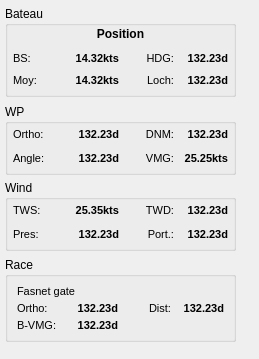
   <widget class="QWidget" name="tab_details">
    <attribute name="title">
     <string>Details</string>
    </attribute>
    <widget class="QGroupBox" name="det_boatBox">
     <property name="geometry">
      <rect>
       <x>5</x>
       <y>6</y>
       <width>231</width>
       <height>91</height>
      </rect>
     </property>
     <property name="font">
      <font>
       <pointsize>9</pointsize>
      </font>
     </property>
     <property name="layoutDirection">
      <enum>Qt::LeftToRight</enum>
     </property>
     <property name="title">
      <string>Bateau</string>
     </property>
     <property name="flat">
      <bool>false</bool>
     </property>
     <layout class="QVBoxLayout" name="verticalLayout">
      <property name="leftMargin">
       <number>5</number>
      </property>
      <property name="topMargin">
       <number>1</number>
      </property>
      <property name="rightMargin">
       <number>5</number>
      </property>
      <property name="bottomMargin">
       <number>5</number>
      </property>
      <item>
       <widget class="QLabel" name="det_POS">
        <property name="font">
         <font>
          <pointsize>9</pointsize>
          <weight>75</weight>
          <bold>true</bold>
         </font>
        </property>
        <property name="text">
         <string>Position</string>
        </property>
        <property name="scaledContents">
         <bool>true</bool>
        </property>
        <property name="alignment">
         <set>Qt::AlignHCenter|Qt::AlignTop</set>
        </property>
       </widget>
      </item>
      <item>
       <layout class="QHBoxLayout" name="horizontalLayout">
        <property name="spacing">
         <number>3</number>
        </property>
        <item>
         <widget class="QLabel" name="label_2">
          <property name="font">
           <font>
            <pointsize>8</pointsize>
           </font>
          </property>
          <property name="text">
           <string>BS:</string>
          </property>
          <property name="alignment">
           <set>Qt::AlignLeading|Qt::AlignLeft|Qt::AlignVCenter</set>
          </property>
         </widget>
        </item>
        <item>
         <widget class="QLabel" name="det_BS">
          <property name="font">
           <font>
            <pointsize>8</pointsize>
            <weight>75</weight>
            <bold>true</bold>
           </font>
          </property>
          <property name="text">
           <string>14.32kts</string>
          </property>
          <property name="alignment">
           <set>Qt::AlignRight|Qt::AlignTrailing|Qt::AlignVCenter</set>
          </property>
         </widget>
        </item>
        <item>
         <widget class="QLabel" name="label_4">
          <property name="font">
           <font>
            <pointsize>8</pointsize>
           </font>
          </property>
          <property name="text">
           <string>HDG:</string>
          </property>
          <property name="alignment">
           <set>Qt::AlignRight|Qt::AlignTrailing|Qt::AlignVCenter</set>
          </property>
         </widget>
        </item>
        <item>
         <widget class="QLabel" name="det_HDG">
          <property name="font">
           <font>
            <pointsize>8</pointsize>
            <weight>75</weight>
            <bold>true</bold>
           </font>
          </property>
          <property name="text">
           <string>132.23d</string>
          </property>
          <property name="alignment">
           <set>Qt::AlignRight|Qt::AlignTrailing|Qt::AlignVCenter</set>
          </property>
         </widget>
        </item>
       </layout>
      </item>
      <item>
       <layout class="QHBoxLayout" name="horizontalLayout_2">
        <property name="spacing">
         <number>3</number>
        </property>
        <item>
         <widget class="QLabel" name="label_6">
          <property name="font">
           <font>
            <pointsize>8</pointsize>
           </font>
          </property>
          <property name="text">
           <string>Moy:</string>
          </property>
          <property name="alignment">
           <set>Qt::AlignLeading|Qt::AlignLeft|Qt::AlignVCenter</set>
          </property>
         </widget>
        </item>
        <item>
         <widget class="QLabel" name="det_AVG">
          <property name="font">
           <font>
            <pointsize>8</pointsize>
            <weight>75</weight>
            <bold>true</bold>
           </font>
          </property>
          <property name="text">
           <string>14.32kts</string>
          </property>
          <property name="alignment">
           <set>Qt::AlignRight|Qt::AlignTrailing|Qt::AlignVCenter</set>
          </property>
         </widget>
        </item>
        <item>
         <widget class="QLabel" name="label_8">
          <property name="font">
           <font>
            <pointsize>8</pointsize>
           </font>
          </property>
          <property name="text">
           <string>Loch:</string>
          </property>
          <property name="alignment">
           <set>Qt::AlignRight|Qt::AlignTrailing|Qt::AlignVCenter</set>
          </property>
         </widget>
        </item>
        <item>
         <widget class="QLabel" name="det_LOCH">
          <property name="font">
           <font>
            <pointsize>8</pointsize>
            <weight>75</weight>
            <bold>true</bold>
           </font>
          </property>
          <property name="text">
           <string>132.23d</string>
          </property>
          <property name="alignment">
           <set>Qt::AlignRight|Qt::AlignTrailing|Qt::AlignVCenter</set>
          </property>
         </widget>
        </item>
       </layout>
      </item>
     </layout>
    </widget>
    <widget class="QGroupBox" name="det_WPbox">
     <property name="geometry">
      <rect>
       <x>5</x>
       <y>104</y>
       <width>231</width>
       <height>71</height>
      </rect>
     </property>
     <property name="font">
      <font>
       <pointsize>9</pointsize>
      </font>
     </property>
     <property name="title">
      <string>WP</string>
     </property>
     <layout class="QVBoxLayout" name="verticalLayout_2">
      <property name="leftMargin">
       <number>5</number>
      </property>
      <property name="topMargin">
       <number>1</number>
      </property>
      <property name="rightMargin">
       <number>5</number>
      </property>
      <property name="bottomMargin">
       <number>5</number>
      </property>
      <item>
       <layout class="QHBoxLayout" name="horizontalLayout_3">
        <property name="spacing">
         <number>3</number>
        </property>
        <item>
         <widget class="QLabel" name="label_3">
          <property name="font">
           <font>
            <pointsize>8</pointsize>
           </font>
          </property>
          <property name="text">
           <string>Ortho:</string>
          </property>
          <property name="alignment">
           <set>Qt::AlignLeading|Qt::AlignLeft|Qt::AlignVCenter</set>
          </property>
         </widget>
        </item>
        <item>
         <widget class="QLabel" name="det_ORT">
          <property name="font">
           <font>
            <pointsize>8</pointsize>
            <weight>75</weight>
            <bold>true</bold>
           </font>
          </property>
          <property name="text">
           <string>132.23d</string>
          </property>
          <property name="alignment">
           <set>Qt::AlignRight|Qt::AlignTrailing|Qt::AlignVCenter</set>
          </property>
         </widget>
        </item>
        <item>
         <widget class="QLabel" name="label_5">
          <property name="font">
           <font>
            <pointsize>8</pointsize>
           </font>
          </property>
          <property name="text">
           <string>DNM:</string>
          </property>
          <property name="alignment">
           <set>Qt::AlignRight|Qt::AlignTrailing|Qt::AlignVCenter</set>
          </property>
         </widget>
        </item>
        <item>
         <widget class="QLabel" name="det_DNM">
          <property name="font">
           <font>
            <pointsize>8</pointsize>
            <weight>75</weight>
            <bold>true</bold>
           </font>
          </property>
          <property name="text">
           <string>132.23d</string>
          </property>
          <property name="alignment">
           <set>Qt::AlignRight|Qt::AlignTrailing|Qt::AlignVCenter</set>
          </property>
         </widget>
        </item>
       </layout>
      </item>
      <item>
       <layout class="QHBoxLayout" name="horizontalLayout_4">
        <property name="spacing">
         <number>3</number>
        </property>
        <item>
         <widget class="QLabel" name="label_7">
          <property name="font">
           <font>
            <pointsize>8</pointsize>
           </font>
          </property>
          <property name="text">
           <string>Angle:</string>
          </property>
          <property name="alignment">
           <set>Qt::AlignLeading|Qt::AlignLeft|Qt::AlignVCenter</set>
          </property>
         </widget>
        </item>
        <item>
         <widget class="QLabel" name="det_ANGLE">
          <property name="font">
           <font>
            <pointsize>8</pointsize>
            <weight>75</weight>
            <bold>true</bold>
           </font>
          </property>
          <property name="text">
           <string>132.23d</string>
          </property>
          <property name="alignment">
           <set>Qt::AlignRight|Qt::AlignTrailing|Qt::AlignVCenter</set>
          </property>
         </widget>
        </item>
        <item>
         <widget class="QLabel" name="label_9">
          <property name="font">
           <font>
            <pointsize>8</pointsize>
           </font>
          </property>
          <property name="text">
           <string>VMG:</string>
          </property>
          <property name="alignment">
           <set>Qt::AlignRight|Qt::AlignTrailing|Qt::AlignVCenter</set>
          </property>
         </widget>
        </item>
        <item>
         <widget class="QLabel" name="det_VMG">
          <property name="font">
           <font>
            <pointsize>8</pointsize>
            <weight>75</weight>
            <bold>true</bold>
           </font>
          </property>
          <property name="text">
           <string>25.25kts</string>
          </property>
          <property name="alignment">
           <set>Qt::AlignRight|Qt::AlignTrailing|Qt::AlignVCenter</set>
          </property>
         </widget>
        </item>
       </layout>
      </item>
     </layout>
    </widget>
    <widget class="QGroupBox" name="det_windBox">
     <property name="geometry">
      <rect>
       <x>5</x>
       <y>180</y>
       <width>231</width>
       <height>71</height>
      </rect>
     </property>
     <property name="font">
      <font>
       <pointsize>9</pointsize>
      </font>
     </property>
     <property name="title">
      <string>Wind</string>
     </property>
     <layout class="QVBoxLayout" name="verticalLayout_3">
      <property name="leftMargin">
       <number>5</number>
      </property>
      <property name="topMargin">
       <number>1</number>
      </property>
      <property name="rightMargin">
       <number>5</number>
      </property>
      <property name="bottomMargin">
       <number>5</number>
      </property>
      <item>
       <layout class="QHBoxLayout" name="horizontalLayout_5">
        <property name="spacing">
         <number>3</number>
        </property>
        <item>
         <widget class="QLabel" name="label_11">
          <property name="font">
           <font>
            <pointsize>8</pointsize>
           </font>
          </property>
          <property name="text">
           <string>TWS:</string>
          </property>
          <property name="alignment">
           <set>Qt::AlignLeading|Qt::AlignLeft|Qt::AlignVCenter</set>
          </property>
         </widget>
        </item>
        <item>
         <widget class="QLabel" name="det_TWS">
          <property name="font">
           <font>
            <pointsize>8</pointsize>
            <weight>75</weight>
            <bold>true</bold>
           </font>
          </property>
          <property name="text">
           <string>25.35kts</string>
          </property>
          <property name="alignment">
           <set>Qt::AlignRight|Qt::AlignTrailing|Qt::AlignVCenter</set>
          </property>
         </widget>
        </item>
        <item>
         <widget class="QLabel" name="label_12">
          <property name="font">
           <font>
            <pointsize>8</pointsize>
           </font>
          </property>
          <property name="text">
           <string>TWD:</string>
          </property>
          <property name="alignment">
           <set>Qt::AlignRight|Qt::AlignTrailing|Qt::AlignVCenter</set>
          </property>
         </widget>
        </item>
        <item>
         <widget class="QLabel" name="det_TWD">
          <property name="font">
           <font>
            <pointsize>8</pointsize>
            <weight>75</weight>
            <bold>true</bold>
           </font>
          </property>
          <property name="text">
           <string>132.23d</string>
          </property>
          <property name="alignment">
           <set>Qt::AlignRight|Qt::AlignTrailing|Qt::AlignVCenter</set>
          </property>
         </widget>
        </item>
       </layout>
      </item>
      <item>
       <layout class="QHBoxLayout" name="horizontalLayout_6">
        <property name="spacing">
         <number>3</number>
        </property>
        <item>
         <widget class="QLabel" name="label_13">
          <property name="font">
           <font>
            <pointsize>8</pointsize>
           </font>
          </property>
          <property name="text">
           <string>Pres:</string>
          </property>
          <property name="alignment">
           <set>Qt::AlignLeading|Qt::AlignLeft|Qt::AlignVCenter</set>
          </property>
         </widget>
        </item>
        <item>
         <widget class="QLabel" name="det_UPWind">
          <property name="font">
           <font>
            <pointsize>8</pointsize>
            <weight>75</weight>
            <bold>true</bold>
           </font>
          </property>
          <property name="text">
           <string>132.23d</string>
          </property>
          <property name="alignment">
           <set>Qt::AlignRight|Qt::AlignTrailing|Qt::AlignVCenter</set>
          </property>
         </widget>
        </item>
        <item>
         <widget class="QLabel" name="label_14">
          <property name="font">
           <font>
            <pointsize>8</pointsize>
           </font>
          </property>
          <property name="text">
           <string>Port.:</string>
          </property>
          <property name="alignment">
           <set>Qt::AlignRight|Qt::AlignTrailing|Qt::AlignVCenter</set>
          </property>
         </widget>
        </item>
        <item>
         <widget class="QLabel" name="det_DwWind">
          <property name="font">
           <font>
            <pointsize>8</pointsize>
            <weight>75</weight>
            <bold>true</bold>
           </font>
          </property>
          <property name="text">
           <string>132.23d</string>
          </property>
          <property name="alignment">
           <set>Qt::AlignRight|Qt::AlignTrailing|Qt::AlignVCenter</set>
          </property>
         </widget>
        </item>
       </layout>
      </item>
     </layout>
    </widget>
    <widget class="QGroupBox" name="det_raceBox">
     <property name="geometry">
      <rect>
       <x>5</x>
       <y>257</y>
       <width>231</width>
       <height>85</height>
      </rect>
     </property>
     <property name="font">
      <font>
       <pointsize>9</pointsize>
      </font>
     </property>
     <property name="title">
      <string>Race</string>
     </property>
     <layout class="QGridLayout" name="gridLayout">
      <item row="2" column="1">
       <widget class="QLabel" name="det_GATE_VMG">
        <property name="font">
         <font>
          <pointsize>8</pointsize>
          <weight>75</weight>
          <bold>true</bold>
         </font>
        </property>
        <property name="text">
         <string>132.23d</string>
        </property>
        <property name="alignment">
         <set>Qt::AlignRight|Qt::AlignTrailing|Qt::AlignVCenter</set>
        </property>
       </widget>
      </item>
      <item row="1" column="1">
       <widget class="QLabel" name="det_GATE_ORT">
        <property name="font">
         <font>
          <pointsize>8</pointsize>
          <weight>75</weight>
          <bold>true</bold>
         </font>
        </property>
        <property name="text">
         <string>132.23d</string>
        </property>
        <property name="alignment">
         <set>Qt::AlignRight|Qt::AlignTrailing|Qt::AlignVCenter</set>
        </property>
       </widget>
      </item>
      <item row="0" column="0" colspan="2">
       <widget class="QLabel" name="det_GATE">
        <property name="font">
         <font>
          <pointsize>8</pointsize>
         </font>
        </property>
        <property name="text">
         <string>Fasnet gate</string>
        </property>
        <property name="alignment">
         <set>Qt::AlignLeading|Qt::AlignLeft|Qt::AlignVCenter</set>
        </property>
       </widget>
      </item>
      <item row="1" column="0">
       <widget class="QLabel" name="label_19">
        <property name="font">
         <font>
          <pointsize>8</pointsize>
         </font>
        </property>
        <property name="text">
         <string>Ortho:</string>
        </property>
        <property name="alignment">
         <set>Qt::AlignLeading|Qt::AlignLeft|Qt::AlignVCenter</set>
        </property>
       </widget>
      </item>
      <item row="1" column="2">
       <widget class="QLabel" name="label_18">
        <property name="font">
         <font>
          <pointsize>8</pointsize>
         </font>
        </property>
        <property name="text">
         <string>Dist:</string>
        </property>
        <property name="alignment">
         <set>Qt::AlignRight|Qt::AlignTrailing|Qt::AlignVCenter</set>
        </property>
       </widget>
      </item>
      <item row="2" column="0">
       <widget class="QLabel" name="label_17">
        <property name="font">
         <font>
          <pointsize>8</pointsize>
         </font>
        </property>
        <property name="text">
         <string>B-VMG:</string>
        </property>
        <property name="alignment">
         <set>Qt::AlignLeading|Qt::AlignLeft|Qt::AlignVCenter</set>
        </property>
       </widget>
      </item>
      <item row="1" column="3">
       <widget class="QLabel" name="det_GATE_DIST">
        <property name="font">
         <font>
          <pointsize>8</pointsize>
          <weight>75</weight>
          <bold>true</bold>
         </font>
        </property>
        <property name="text">
         <string>132.23d</string>
        </property>
        <property name="alignment">
         <set>Qt::AlignRight|Qt::AlignTrailing|Qt::AlignVCenter</set>
        </property>
       </widget>
      </item>
     </layout>
    </widget>
    <widget class="QLabel" name="lab_backTab2">
     <property name="geometry">
      <rect>
       <x>0</x>
       <y>0</y>
       <width>250</width>
       <height>350</height>
      </rect>
     </property>
     <property name="text">
      <string/>
     </property>
     <property name="alignment">
      <set>Qt::AlignLeading|Qt::AlignLeft|Qt::AlignTop</set>
     </property>
     <property name="indent">
      <number>0</number>
     </property>
    </widget>
    <zorder>lab_backTab2</zorder>
    <zorder>det_boatBox</zorder>
    <zorder>det_WPbox</zorder>
    <zorder>det_windBox</zorder>
    <zorder>det_raceBox</zorder>
   </widget>
